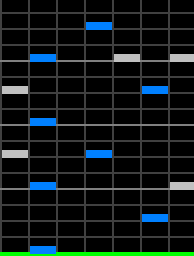
#> input picture scaned_pic/crop_0.png, 97 x 128 px (shown 2 times larger)
$ python get_note.py
#> lines starting #> are read from the running program, lines starting #| are printed output that depends on the picture; after the words box and inside, x2 and y2 are one past the last pixel; in counts of white or black regions, pixels touching at a corner belong together
import cv2
import numpy as np


def get_note_from_pic(image_path):
    # 画像を読み込む
#> called with image_path = 'scaned_pic/crop_0.png'
    image = cv2.imread(image_path)
#> image is the input picture: shape (128, 97, 3); mean B, G, R 24.3, 23.7, 15.7

    # 画像サイズを取得
    height, width, _ = image.shape
#> height = 128; width = 97

    # レーンの数を設定
    num_lanes = 7
    lane_width = width // num_lanes
#> lane_width = 13

    # 結果を保持するリスト（下から上へ保存）
    results = []

    # 下から上へスキャン
    y = height - 1
#> y = 127
    while y >= 0:
        row_result = []
        for lane in range(num_lanes):
            # 各レーンの範囲を切り出し
            x_start = lane * lane_width
            x_end = x_start + lane_width
            crop = image[max(0, y-3):y+1, x_start:x_end]  # 厚さ4ピクセルの領域

            # HSV変換
            hsv_crop = cv2.cvtColor(crop, cv2.COLOR_BGR2HSV)

            # 青色の範囲を定義
            blue_lower = np.array([100, 150, 50])
            blue_upper = np.array([140, 255, 255])
            blue_mask = cv2.inRange(hsv_crop, blue_lower, blue_upper)

            # 白色の範囲を定義
            white_lower = np.array([0, 0, 200])
            white_upper = np.array([180, 55, 255])
            white_mask = cv2.inRange(hsv_crop, white_lower, white_upper)

            # 青または白が検出された場合、レーン番号を記録
            if np.any(blue_mask) or np.any(white_mask):
                row_result.append(lane + 1)  # レーン番号を1から始める

        # この行の結果を保存（空でなければ）
        if row_result:
            results.append((y, row_result))
            y -= 4  # オブジェクトを検出した場合、4ピクセルジャンプ
        else:
            y -= 1  # 検出されなければ1ピクセル進む
#> after the loop, results = [(127, [2, 3]), (123, [2, 3]), (113, [6, 7]), (109, [6, 7]), (97, [2, 3]), (93, [2, 3]), (81, [4, 5]), (77, [4, 5]), (65, [2, 3]), (61, [2, 3]), (49, [6, 7]), (45, [6, 7]), (33, [2, 3]), (29, [2, 3]), (17, [4, 5]), (13, [4, 5])]; y = -1

    # 結果を表示
    for row in results:
        print(f"Row {row[0]}: Lanes {row[1]}")
#> this loop made 16 passes
#> row on passes 1 to 12: (127, [2, 3]), (123, [2, 3]), (113, [6, 7]), (109, [6, 7]), (97, [2, 3]), (93, [2, 3]), (81, [4, 5]), (77, [4, 5]), (65, [2, 3]), (61, [2, 3]), (49, [6, 7]), (45, [6, 7])
#| Row 127: Lanes [2, 3]
#| Row 123: Lanes [2, 3]
#| Row 113: Lanes [6, 7]
#| Row 109: Lanes [6, 7]
#| Row 97: Lanes [2, 3]
#| Row 93: Lanes [2, 3]
#| Row 81: Lanes [4, 5]
#| Row 77: Lanes [4, 5]
#> (further printed lines are left out)

    # 結果を画像に描画して保存
    for row in results:
        y = row[0]
        for lane in row[1]:
            x_start = (lane - 1) * lane_width
            x_end = x_start + lane_width
            cv2.rectangle(image, (x_start, max(0, y-3)), (x_end, y), (0, 255, 0), 1)
#> this loop made 16 passes
#> (row, y) on passes 1 to 12: ((127, [2, 3]), 127), ((123, [2, 3]), 123), ((113, [6, 7]), 113), ((109, [6, 7]), 109), ((97, [2, 3]), 97), ((93, [2, 3]), 93), ((81, [4, 5]), 81), ((77, [4, 5]), 77), ((65, [2, 3]), 65), ((61, [2, 3]), 61), ((49, [6, 7]), 49), ((45, [6, 7]), 45)
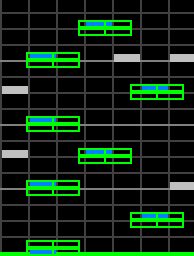
#> image: shape (128, 97, 3) (shown 2 times larger); 7.5% of pixels changed, all inside (x1, y1, x2, y2) = (13, 10, 92, 127)

    output_path = "result/detected_lanes.png"
    cv2.imwrite(output_path, image)
    print(f"Annotated image saved to {output_path}")

if __name__ == "__main__":
    get_note_from_pic("scaned_pic/crop_0.png")
